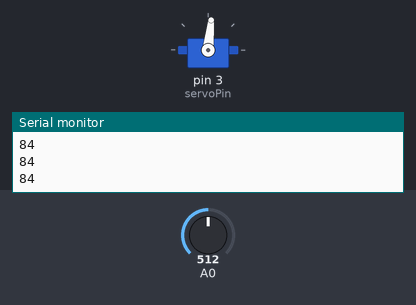
Bench run of a sketch on a simulated Arduino Uno, built with avr-gcc and run on an emulated ATmega328P. On the bench: servo, the last lines printed to the serial monitor. The inputs (shaded band) are chosen by the test bench; at power-on: A0 = 512.

Above: at 1.2 s.
1.3 s: A0 set to 716
At 2.0 s:
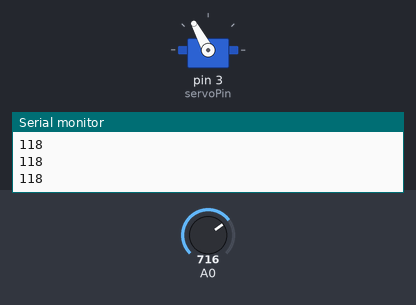
2.8 s: A0 set to 900
At 3.5 s:
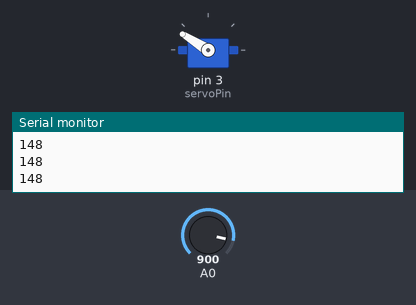
4.3 s: A0 set to 1023
At 5.5 s:
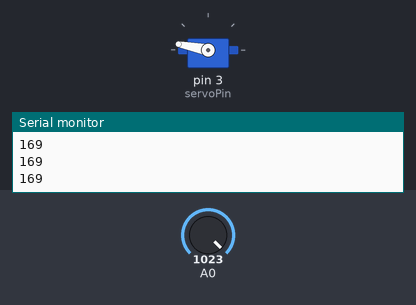
5.8 s: A0 set to 306
At 7.0 s:
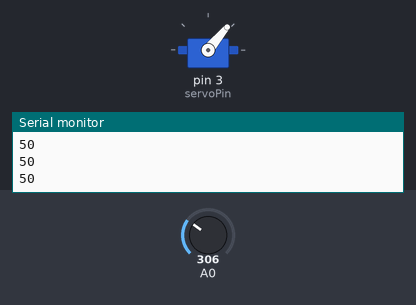
7.3 s: A0 set to 122
At 8.3 s:
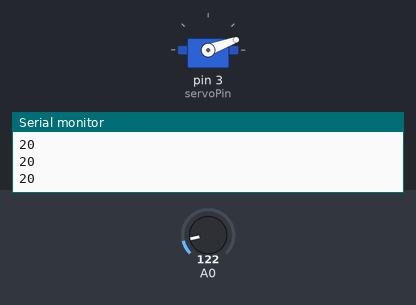
8.8 s: A0 set to 511
At 10.2 s:
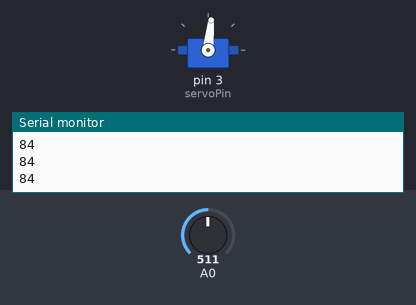
Timing chart, 0 to 11.3 s (numbered marks = the images above; inputs shaded):
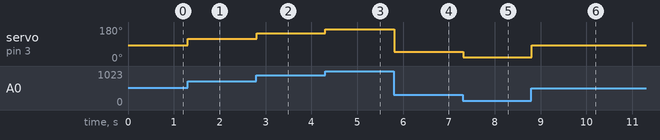

The sketch:

servoVelocity.ino
```cpp
#include <Servo.h>    //서보모터 라이브러리 include

Servo microServo;    //서보모터 객체 선언
const int servoPin = 3;    //서보모터 제어핀 할당

void setup()
{
    Serial.begin(115200);
    Serial.println("hello arduino!");
    microServo.attach(servoPin);    //서보모터 초기화
}

void loop()
{
    int aValue = analogRead(A0);    //aValue 초기화, A0값을 aValue 변수에 저장

    aValue = map(aValue, 0, 1023, 0, 169);    //aValue의 스케일 변화, 0~1023 -> 0~169

    microServo.write(aValue);        //aValue 값으로 서보 모터 각도 제어
    Serial.println(aValue);

    delay(20);
}
```

Measured:
- after the input at 1.3 s, servo on pin 3 (servoPin): 84° → 118° at once
- after the input at 2.8 s, servo on pin 3 (servoPin): 118° → 148° at once
- after the input at 4.3 s, servo on pin 3 (servoPin): 148° → 169° at once
- after the input at 5.8 s, servo on pin 3 (servoPin): 169° → 50° at once
- after the input at 7.3 s, servo on pin 3 (servoPin): 50° → 20° at once
- after the input at 8.8 s, servo on pin 3 (servoPin): 20° → 84° at once
